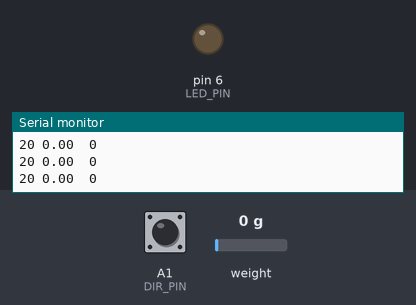
This sketch was run on a simulated Arduino Nano, built with avr-gcc and run on an emulated ATmega328P. On the bench: output pins drawn as LEDs (lit = HIGH), the last lines printed to the serial monitor. Dashed ring = blinking. The inputs (shaded band) are chosen by the test bench; at power-on: weight on the scale 0 g, A1 (DIR_PIN) HIGH. Pins used as bus, display or sensor lines are not drawn.

Above: at 3.6 s.
3.7 s: weight on the scale set to 100 g
At 3.91 s:
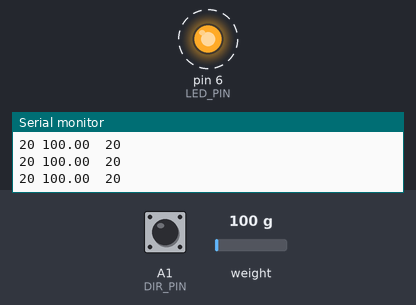
6.7 s: A1 (DIR_PIN) pulled LOW for 0.15 s
At 6.7 s:
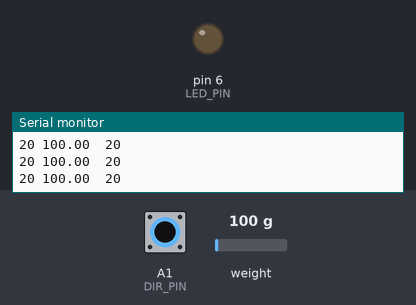
Timing chart, 0 to 9.7 s (numbered marks = the images above; inputs shaded):
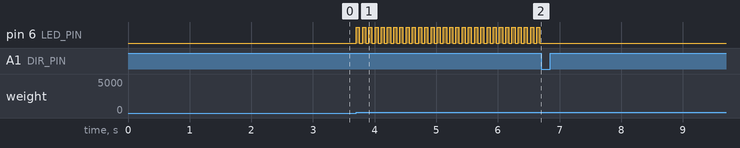

Measured:
- after the input at 3.7 s, pin 6 (LED_PIN): alternates HIGH for 0.05 s and LOW for 0.05 s, starting at once
- after the input at 6.7 s, pin 6 (LED_PIN): stops changing and stays LOW

The sketch:

LoadCell-BedProbe.ino
```cpp
//-------------------------------------------------------------------------------------
// HX711_ADC.h
// Arduino master library for HX711 24-Bit Analog-to-Digital Converter for Weigh Scales
// Olav Kallhovd sept2017
// Tested with      : HX711 asian module on channel A and YZC-133 3kg load cell
// Tested with MCU  : Arduino Nano
//-------------------------------------------------------------------------------------
// This is an example sketch on how to use this library
// Settling time (number of samples) and data filtering can be adjusted in the HX711_ADC.h file


//This is code for Pro and Volterra series- Carriage - bed levelling

#include <HX711_ADC.h>

//HX711 constructor (dout pin, sck pin)
HX711_ADC LoadCell(9, 10);

float val = 0 ;
bool resetFlag = false;
bool dir, prevDir;
//-------------------------------------------------------------------------------------
//Settings
//-------------------------------------------------------------------------------------

#define LOWERTHRESHOLD 20
#define UPPERTHRESHOLD 35
#define DIR_PIN A1
#define TARE_PIN 8
#define TRIGGER_PIN 7
#define SETTLE_TIME 500
#define LED_PIN 6
#define INVERT_Z_DIR false  //false if Z_DIR is HIGH when moving towards bed.
#define DEBUG 1 //switch serial output

//-------------------------------------------------------------------------------------
// TARE's the loadcell value and resets all outputs
//-------------------------------------------------------------------------------------
void tareLoadCell()
{
#ifdef LED_PIN
  digitalWrite(LED_PIN, LOW);
#endif
  digitalWrite(TRIGGER_PIN, LOW);
  delay(SETTLE_TIME);
  LoadCell.begin();
  LoadCell.start(4000);
  LoadCell.setCalFactor(700); // user set calibration factor (float)
#ifdef DEBUG
  Serial.print(35);
  Serial.print(" ");
#endif

}
//-------------------------------------------------------------------------------------
// Function that returns if the bed is moving towards wht nozzle ot not
//-------------------------------------------------------------------------------------
bool isMovingTowardBed()
{
#if INVERT_Z_DIR == true
  if (digitalRead(DIR_PIN))
  {

    return false; //Moving towards from bed
  }
  else
  {
    return true; //moving away from bed
#else
  if (digitalRead(DIR_PIN))
  {

    return true; //Moving towards from bed
  }
  else
  {
    return false; //moving away from bed
#endif
  }
}
//-------------------------------------------------------------------------------------
// Function to check if bed just changed direction towards nozzle
//-------------------------------------------------------------------------------------
bool isChangedDirectionTowardBed() //
{
  dir = digitalRead(DIR_PIN);
#if INVERT_Z_DIR == true
  if ((dir == LOW) && (prevDir == HIGH))
  {
    prevDir = dir;
    return true;
  }
#else
  if ((dir == HIGH) && (prevDir == LOW))
  {
    prevDir = dir;
    return true;
  }
#endif

  else
  {
    prevDir = dir;
    return false;
  }
}
//-------------------------------------------------------------------------------------
// Setup fucntion
//-------------------------------------------------------------------------------------
void setup()
{
#ifdef DEBUG
  Serial.begin(57600);
  Serial.println("Wait...");
#endif
  LoadCell.begin();
  LoadCell.start(2000);
  LoadCell.setCalFactor(700.25); // user set calibration factor (float)
#ifdef DEBUG
  Serial.println("Startup + tare is complete");
#endif
  pinMode(TRIGGER_PIN, OUTPUT);
  digitalWrite(TRIGGER_PIN, LOW);
#ifdef LED_PIN
  pinMode(LED_PIN, OUTPUT);
  digitalWrite(LED_PIN, LOW);
#endif
  pinMode(DIR_PIN, INPUT);
  digitalWrite(DIR_PIN, HIGH);
  prevDir = digitalRead(DIR_PIN);

}

//-------------------------------------------------------------------------------------
// Main Loop
//-------------------------------------------------------------------------------------
void loop()
{

  if (isChangedDirectionTowardBed())
    tareLoadCell();
  if (isMovingTowardBed())
  {
    if (isChangedDirectionTowardBed())
      tareLoadCell();


    if (LoadCell.update()) {


#ifdef DEBUG
      Serial.print(20);
      Serial.print(" ");
#endif
      val = LoadCell.getData();
      Serial.print(val);
      Serial.print(" ");


      if (val >= LOWERTHRESHOLD && val < UPPERTHRESHOLD)
      {
        digitalWrite(TRIGGER_PIN, HIGH);
#ifdef LED_PIN
        digitalWrite(LED_PIN, HIGH);
#endif
#ifdef DEBUG
        Serial.print(" ");
        Serial.print(LOWERTHRESHOLD);
#endif
      }

      if (val >= UPPERTHRESHOLD)
      {
        digitalWrite(TRIGGER_PIN, HIGH);
#ifdef LED_PIN
        digitalWrite(LED_PIN, HIGH);
#endif
        delay (50);
        digitalWrite(TRIGGER_PIN, LOW);
#ifdef LED_PIN
        digitalWrite(LED_PIN, LOW);
#endif
        delay(50);
#ifdef DEBUG
        Serial.print(" ");
        Serial.print(LOWERTHRESHOLD);
#endif
      }

      else
      {
        digitalWrite(TRIGGER_PIN, LOW);
#ifdef LED_PIN
        digitalWrite(LED_PIN, LOW);
#endif
#ifdef DEBUG
        Serial.print(" ");
        Serial.print(0);
#endif
      }
#ifdef DEBUG
      Serial.println();
#endif
    }
    else
      digitalWrite(TRIGGER_PIN, LOW);
#ifdef LED_PIN
    digitalWrite(LED_PIN, LOW);
#endif
  }
}
```
